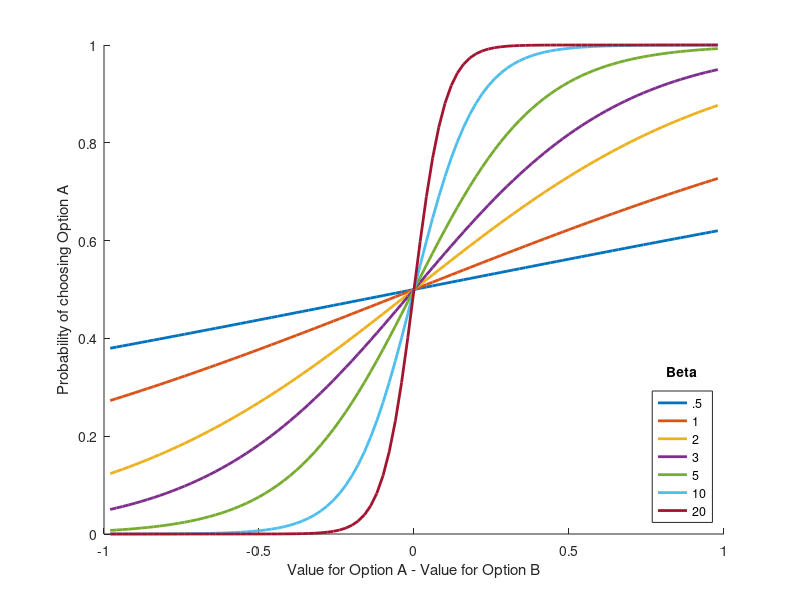

Write the MATLAB code that produced this figure. (Note: this script raises an error after producing the figure.)
%% 0) MODEL FITTING TUTORIAL - SASQUATCH 10/18/2018
%
% Refer any questions to Alex Filipowicz, email: alsfilip@gmail.com

% This tutorial is meant as an introduction to methods for fitting an
% comparing computational models. The following is an example of using
% log-likelihood estimates to fit popular reinforcement learning models.
% What is presented here covers the first part of the methods presented in:
%
% Trial-by-trial analysis using computational models (2011) Nathaniel Daw, Decision making, affect, and learning: Attention and performance XXIII 
%
%==========================================================================
close all;
clear all;
clear clc;

rng(100); %Set random seed

%% 1) EXAMPLE 1: 2-ARM BANDIT TASK WITH STATIC PROBABILITY

% The first example covers a pretty common type of task in learning and
% decision-making: a two-armed bandit task. The subject chooses between
% two options (for the sake of this example, a slot machine on the left and
% on the right) that each have a probability of giving a reward. The
% subject's goal is to maximize reward by using the task feedback to learn
% which slot machine gives the highest probability of giving a reward.
%
% In this example, the left slot machine has a 70% chance of giving a
% payout, and the right slot machine gives a 30% chance. The code below
% generates the task parameters.
%
%==========================================================================
%% 1.1) GENERATE TASK PARAMETERS
% Create reward Matrix - this matrix determines on which trials the slot
% machines give a reward if selected

p = .9;              %Probability of getting a reward from first slot machine
rewProb = [p 1-p];   %Setting the probability of the second slot machine to 1-prob first slot machine
ntrials = 100;      %Total number of trials

%Reward matrix
rew = rand(ntrials,2);            %Generate random numbers between 0 and 1
rew(rew(:,1) < rewProb(1),1) = 1; %Identify the trials that will be rewarded for the first slot machine
rew(rew(:,2) < rewProb(2),2) = 1; %Do the same for the second slot machine
rew(rew ~= 1) = 0;                %Set all other trials to 0 reward

%% 1.2) MODELING BEHAVIOR

% This type of task is well modeled by a popular class of computational
% models called "reinforcement learning" models (Sutton & Barto, 1998,
% Reinforcement Learning: An introduction)
%
% These models learn by keeping track of the "value" for different options in
% the environment - in our case, the difference in the value the model
% attributes to the different slots.
%
% In its most basic form, the values (V) for each option (i) on any trial
% (t) are given by the Rescorla-Wagner learning rule:
%
% Vt+1(i) = Vt(i)+alpha*delta
%
% where delta is the prediction error (i.e., the amount of reward expected
% vs the amount received), and alpha is a free parameter that determines
% how much the model learns from the prediction error (known as a "learning
% rate" parameter). When alpha tends towards 0, the model updates its
% values very slowly whereas when alpha tends towards 1 the model updates
% more rapidly.
%
% If going purely by these values, the model would select whichever option
% is more valuable on each trial. However, humans tend to be more
% stochastic when making decisions. This type of behavior is commonly
% captured using a softmax action selection policy, which transforms values
% into the probability that any action will be selected. This policy takes
% the form:
%
% Pr(choice i on trial t) = exp(beta x Vt(i))/sum(exp(beta x Vt(all options))
%
% where Pr(choice i) is the probability that option i will be selected on
% any trial t, Vt(i) is the current value of option i, and beta is a free
% inverse temperature parameter that scales the "greediness" of the model.
% When beta tends towards 0, choices are made randomly, regardless of the
% value of each option; when beta tends towards infinity the option with
% the highest value is chosen more consistently (also known as a hard-max
% policy).
%
% An property of the softmax function is that it's influence depends on the
% relative difference in value between the options. When the difference in
% value is small, participants choose more stochastically, whereas when the
% difference is large, participants choose more deterministically. The code
% below shows examples of how the probability of choosing an option changes
% as a function of the relative difference between two options. This
% difference is shown for difference values of beta:

Va = .01:.01:.99;
Vb = 1-Va;
betas = [.5 1 2 3 5 10 20];
figure(1)
hold on;
for i=1:length(betas)
    disp(i)
    PrA = zeros(length(Va),1);
    for i2=1:length(Va)
        disp(i2)
        PrA(i2) = exp(betas(i)*Va(i2))/(exp(betas(i)*Va(i2))+exp(betas(i)*Vb(i2)));
    end
    plot(Va-Vb,PrA,'-','LineWidth',2)
end
xlabel('Value for Option A - Value for Option B')
ylabel('Probability of choosing Option A')
ylim([0,1])
lgd = legend({'.5','1','2','3','5','10','20'},'Location','southeast')
title(lgd,'Beta')

%==========================================================================
%% 1.2.1) SIMPLE RL MODEL
%
% Let's see how a simple RL model with the specifications listed above
% behaves in our learning task environment. The model can be found by
% opening "RL_alpha.m"
%
% The following runs a model with the alpha parameter set to .25 and the
% beta parameter set to 3
alpha = .25;
beta = 3;
data = RL_alpha(rew,alpha,beta); %Function to simulate RL behavior

% Plot the behavior - the first column plots the model's behavior with the
% parameters above
figure(2)
subplot(2,3,1)
hold on;
plot([0 ntrials],[p p],'--b','LineWidth',2)
plot([0 ntrials],[1-p 1-p],'--r','LineWidth',2)
plot(data.Pchoice(:,1),'-b')
plot(data.Pchoice(:,2),'-r')
plot([0,ntrials],[.5,.5],'--k')
title(sprintf('Alpha = %d, Beta = %d',round(alpha,2),round(beta,2)))
xlabel('Trial')
ylabel('Choice Probability')

subplot(2,3,4)
hold on;
plot([0 ntrials],[p p],'--b','LineWidth',2)
plot([0 ntrials],[1-p 1-p],'--r','LineWidth',2)
plot(data.QValues(:,1),'-b')
plot(data.QValues(:,2),'-r')
xlabel('Trial')
ylabel('Q-Values')

%% What happens when we change Beta?
alpha = .25;
beta = 1;
data2 = RL_alpha(rew,alpha,beta); %Function to simulate RL behavior

subplot(2,3,2)
hold on;
plot([0 ntrials],[p p],'--b','LineWidth',2)
plot([0 ntrials],[1-p 1-p],'--r','LineWidth',2)
plot(data2.Pchoice(:,1),'-b')
plot(data2.Pchoice(:,2),'-r')
plot([0,ntrials],[.5,.5],'--k')
ylim([0,1])
title(sprintf('Alpha = %d, Beta = %d',round(alpha,2),round(beta,2)))
xlabel('Trial')
ylabel('Choice Probability')

subplot(2,3,5)
hold on;
plot([0 ntrials],[p p],'--b','LineWidth',2)
plot([0 ntrials],[1-p 1-p],'--r','LineWidth',2)
plot(data2.QValues(:,1),'-b')
plot(data2.QValues(:,2),'-r')
xlabel('Trial')
ylabel('Q-Values')

%% What happens when we change Alpha?
alpha = .7;
beta = 3;
data3 = RL_alpha(rew,alpha,beta); %Function to simulate RL behavior

subplot(2,3,3)
hold on;
plot([0 ntrials],[p p],'--b','LineWidth',2)
plot([0 ntrials],[1-p 1-p],'--r','LineWidth',2)
plot(data3.Pchoice(:,1),'-b')
plot(data3.Pchoice(:,2),'-r')
plot([0,ntrials],[.5,.5],'--k')
ylim([0,1])
title(sprintf('Alpha = %d, Beta = %d',round(alpha,2),round(beta,2)))
xlabel('Trial')
ylabel('Choice Probability')

subplot(2,3,6)
hold on;
plot([0 ntrials],[p p],'--b','LineWidth',2)
plot([0 ntrials],[1-p 1-p],'--r','LineWidth',2)
plot(data3.QValues(:,1),'-b')
plot(data3.QValues(:,2),'-r')
xlabel('Trial')
ylabel('Q-Values')

%==========================================================================
%% 1.2.2) FITTING SUBJECT PERFORMANCE
%
% Now that we have a model of behavior, let's explore model fitting
% methods. Fitting generally uses methods to search a bunch of parameter
% values and finds the ones that match participant behavior most closely.
%
% Common algorithms define some kind of "loss function", a criterion that
% allows you to measure how much models using different parameter sets
% deviate from participant performance (the goal being to minimize this
% deviation). Once a loss function has been defined, gradient decent
% algorithms can be run to try and find the set of parameters that find the
% lowest point on a loss function.
%
% A common loss function is the negative log-likelihood. The likelihood
% specifies the probability of the observed data (in our case, participant
% choices) given the model parameters. We can either maximize the
% log-likelihood, or minimize the negative log-likelihood. MATLAB provides
% some convenient tools for the latter, so this will be what I will use
% below.
%
% Open up the "RL_alpha_LL.m" script to see how the negative log likelihood
% is being computed. The likelihood is the product of the probability that
% the model would have made the same choice as the participant on every
% trial. Given that multiplying probabilies will quickly produce very small
% numbers, we generally sum the log-likelihood to get a number that is
% easier to work with.
%
% Here is a visual example of what the loss function looks like. Below I've run three simulations with the same
% beta but three different values of alpha. Next I plot the negative
% log-likelihood computed by running different simulations with a range of
% different alphas - note here that the smaller the number, the better the
% fit.

% Make new reward matrix
ntrials = 1000;      %Total number of trials

rng(102)
%Reward matrix
rew = rand(ntrials,2);            %Generate random numbers between 0 and 1
rew(rew(:,1) < rewProb(1),1) = 1; %Identify the trials that will be rewarded for the first slot machine
rew(rew(:,2) < rewProb(2),2) = 1; %Do the same for the second slot machine
rew(rew ~= 1) = 0; 

% Run 3 simulated participants
data1 = RL_alpha(rew,.1,3); %Simulated choices using alpha = .1, beta = 3
data2 = RL_alpha(rew,.5,3); %Simulated choices using alpha = .5, beta = 3
data3 = RL_alpha(rew,.9,3); %Simulated choices using alpha = .9, beta = 3

% Compute negative log-likelihood for a range of values of alpha
alphas = .01:.01:1;
nlls = zeros(length(alphas),3);
for i=1:length(alphas)
    nlls(i,1)= RL_alpha_LL(rew,alphas(i),3,data1.Choices);
    nlls(i,2)= RL_alpha_LL(rew,alphas(i),3,data2.Choices);
    nlls(i,3)= RL_alpha_LL(rew,alphas(i),3,data3.Choices);
end

figure(3)
subplot(1,3,1)
hold on;
plot(alphas,nlls(:,1),'-k','Linewidth',2)
plot([.1 .1],[260 440],'--r','Linewidth',1)
ylabel('Negative Log-Likelihood')
xlabel('Alphas')
title('Alpha = .1')

subplot(1,3,2)
hold on;
plot(alphas,nlls(:,2),'-k','Linewidth',2)
plot([.5 .5],[280 380],'--r','Linewidth',1)
xlabel('Alphas')
title('Alpha = .5')

subplot(1,3,3)
hold on;
plot(alphas,nlls(:,3),'-k','Linewidth',2)
plot([.9 .9],[300 440],'--r','Linewidth',1)
xlabel('Alphas')
title('Alpha = .9')

%==========================================================================
%% 1.2.3) FIT SIMULATION
%
% When there is a large parameter space to fit, it is generally good to use
% optimization algorithms. I like to use the Multistart function, which
% initiates a bunch of random searches in parameter space in parallel using
% the fmincon function. While not perfect, it definitely helps get around
% bumpy likelihood functions.
%
% Check the "fit_RL_alpha.m" function to see how this is implemented. Here
% we're going to try and fit a few different parameter sets. If our fitting
% is working correctly, we should see that our fits should match the
% parameters we input into our simulations. Based on the plots below, we
% can see that this is the case.

rng(106);
rew = rand(ntrials,2);            %Generate random numbers between 0 and 1
rew(rew(:,1) < rewProb(1),1) = 1; %Identify the trials that will be rewarded for the first slot machine
rew(rew(:,2) < rewProb(2),2) = 1; %Do the same for the second slot machine
rew(rew ~= 1) = 0;

data1 = RL_alpha(rew,.1,5); %Simulated choices using alpha = .1, beta = 5
data2 = RL_alpha(rew,.2,3); %Simulated choices using alpha = .5, beta = 3
data3 = RL_alpha(rew,.5,2); %Simulated choices using alpha = .9, beta = 1
data4 = RL_alpha(rew,.7,1); %Simulated choices using alpha = .9, beta = 1
data5 = RL_alpha(rew,.9,.5); %Simulated choices using alpha = .9, beta = 1

params1 = fit_RL_alpha(rew,data1.Choices);
params2 = fit_RL_alpha(rew,data2.Choices);
params3 = fit_RL_alpha(rew,data3.Choices);
params4 = fit_RL_alpha(rew,data4.Choices);
params5 = fit_RL_alpha(rew,data5.Choices);

figure(4)
subplot(1,2,1)
hold on;
plot([.1 .2 .5 .7 .9],[params1(1) params2(1) params3(1) params4(1) params5(1)],'ok')
plot([0 1],[0 1],'--k')
xlabel('Actual Alpha')
ylabel('Recovered Alpha')
title('Alpha')

subplot(1,2,2)
hold on;
plot([5 3 2 1 .5],[params1(2) params2(2) params3(2) params4(2) params5(2)],'ok')
plot([0 5],[0 5],'--k')
xlabel('Actual Beta')
ylabel('Recovered Beta')
title('Beta')

%==========================================================================
%% 1.3) COMPARING MODELS
%
% The statistician George Box has been